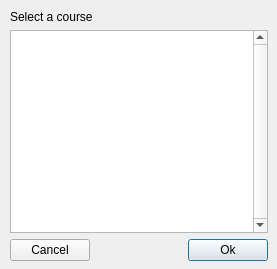
<?xml version="1.0" encoding="UTF-8"?>
<ui version="4.0">
 <class>CourseSelect</class>
 <widget class="QDialog" name="CourseSelect">
  <property name="geometry">
   <rect>
    <x>0</x>
    <y>0</y>
    <width>277</width>
    <height>269</height>
   </rect>
  </property>
  <property name="windowTitle">
   <string>Dialog</string>
  </property>
  <widget class="QWidget" name="layoutWidget">
   <property name="geometry">
    <rect>
     <x>10</x>
     <y>10</y>
     <width>258</width>
     <height>251</height>
    </rect>
   </property>
   <layout class="QVBoxLayout" name="verticalLayout">
    <item>
     <widget class="QLabel" name="label">
      <property name="text">
       <string>Select a course</string>
      </property>
     </widget>
    </item>
    <item>
     <widget class="QListView" name="listView">
      <property name="verticalScrollBarPolicy">
       <enum>Qt::ScrollBarAlwaysOn</enum>
      </property>
     </widget>
    </item>
    <item>
     <layout class="QHBoxLayout" name="horizontalLayout">
      <item>
       <widget class="QPushButton" name="cancelButton">
        <property name="text">
         <string>Cancel</string>
        </property>
       </widget>
      </item>
      <item>
       <spacer name="horizontalSpacer">
        <property name="orientation">
         <enum>Qt::Horizontal</enum>
        </property>
        <property name="sizeHint" stdset="0">
         <size>
          <width>40</width>
          <height>20</height>
         </size>
        </property>
       </spacer>
      </item>
      <item>
       <widget class="QPushButton" name="okButton">
        <property name="text">
         <string>Ok</string>
        </property>
        <property name="default">
         <bool>true</bool>
        </property>
       </widget>
      </item>
     </layout>
    </item>
   </layout>
  </widget>
 </widget>
 <resources/>
 <connections/>
</ui>
